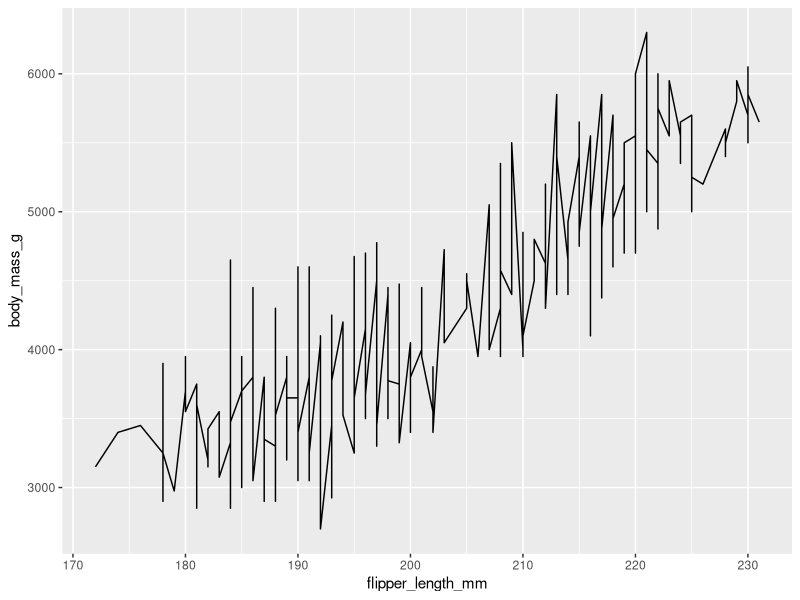

Reproduce this figure in R.
library(tidyverse)
install.packages("palmerpenguins")
library(palmerpenguins)

penguins %>% 
  ggplot(aes(x = flipper_length_mm, y = body_mass_g)) +
  geom_line()

palmerpenguins::penguins
view(penguins)


cor(penguins$body_mass_g, penguins$bill_length_mm,
    use = "complete.obs")

